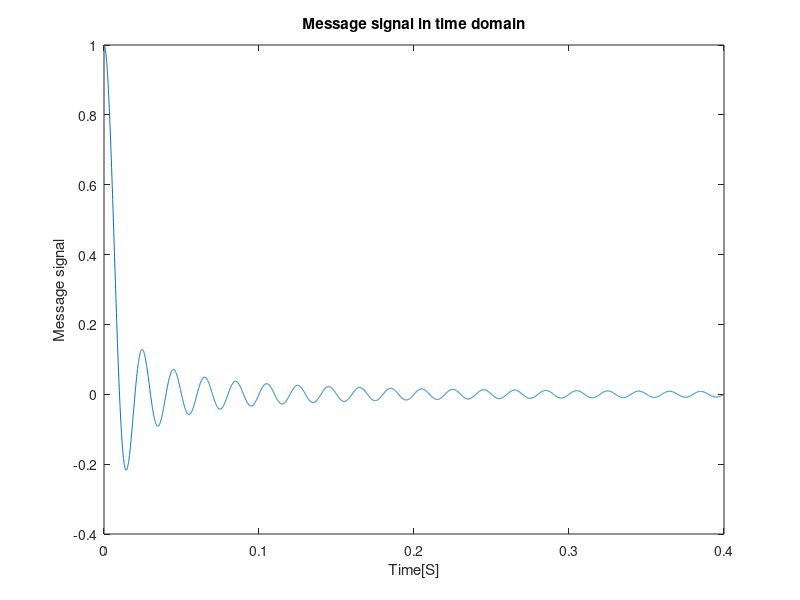
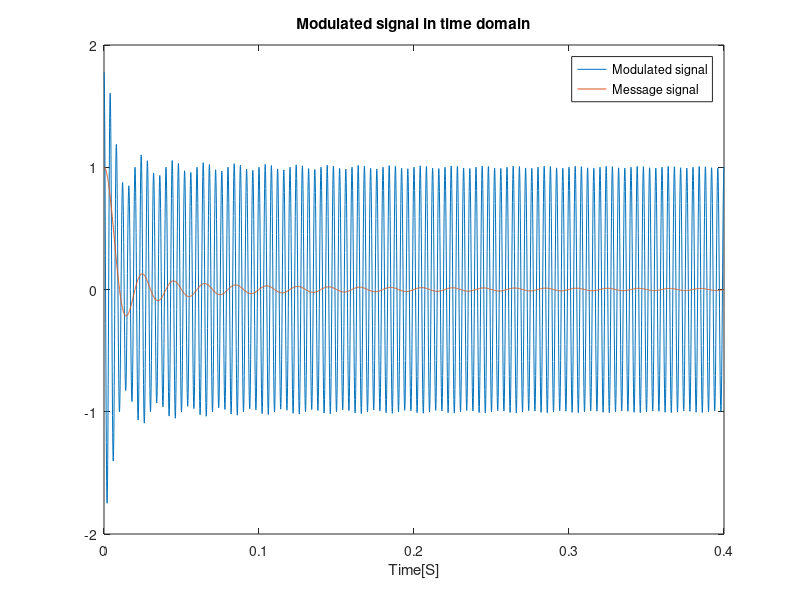

Reproduce these figures in MATLAB, in order. (Note: this script raises an error after producing the figures.)
% Besm Allah 
% This script simulates a conventional AM modulator, runs on carrier signal
% of mSig and a carrier with frequency of cFreq and amplitude of cAmp, with
% modulation index of mI.

close all;
clear all;

addpath('C:\Users\Reza\Projects\Communication HWs\lib');

% Initializing:
cFreq = 250;
cAmp  = 1;
mI    = 0.8;

% Defining message signal:
%Setting boundary:
t0 = 0.4;
% Setting sampling interval:
sI = 10^-4;
% Setting time buffer:
tBuffer = sI:sI:t0; %Avoid generating zero in denominator, so start from sI
% Calculate message signal:
mSig = sin(100*pi*tBuffer)./(100*pi*tBuffer);
%-----------------------------------------------------------

% Plot message signal:
plot(tBuffer,mSig);
xlabel('Time[S]');
ylabel('Message signal');
title('Message signal in time domain');
hold on;

% Defining carrier signal:
cSig    = cAmp*cos(2*pi*cFreq*tBuffer);

% Calculating modulated signal:
uSig = cSig + mI*cSig.*mSig;

% Plotting time domain modulated signal
figure;
plot(tBuffer,uSig,tBuffer,mSig);
xlabel('Time[S]');
legend('Modulated signal','Message signal');
title('Modulated signal in time domain');
hold on;

% Adding frequency analysis:
figure;
plotSigSpec(mSig,1/sI,'c');
hold on;
plotSigSpec(uSig,1/sI,'r');
hold on;
plotSigSpec(cSig,1/sI,'g');
title('Frequency spectrum of message and modulated signal');
legend('Message signal','Modulated signal','Carrier signal');


